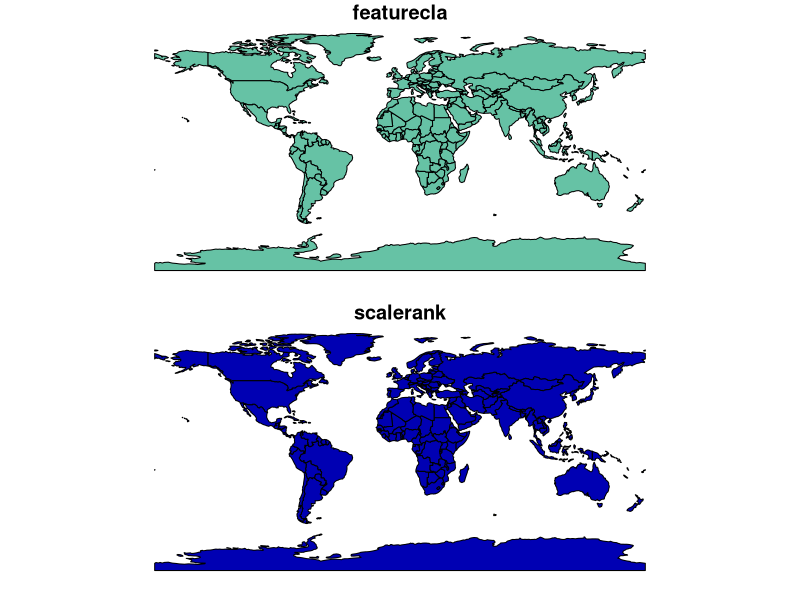
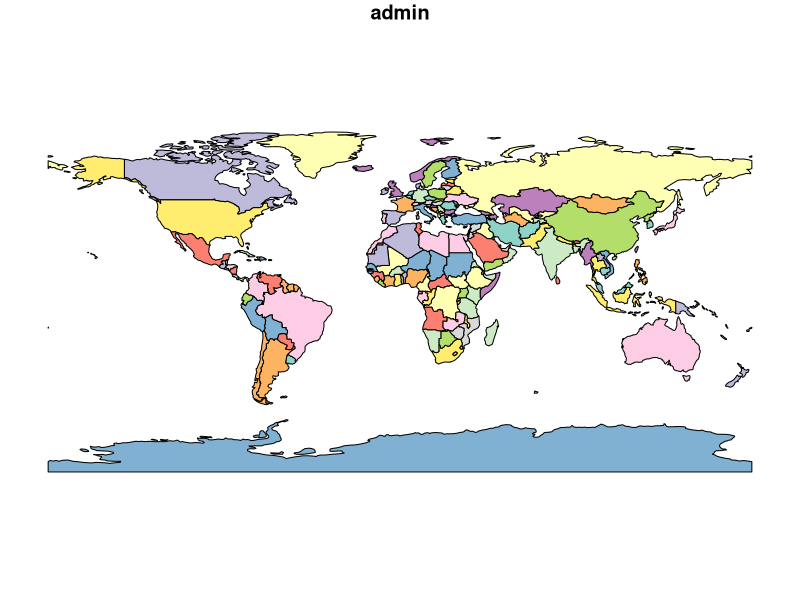
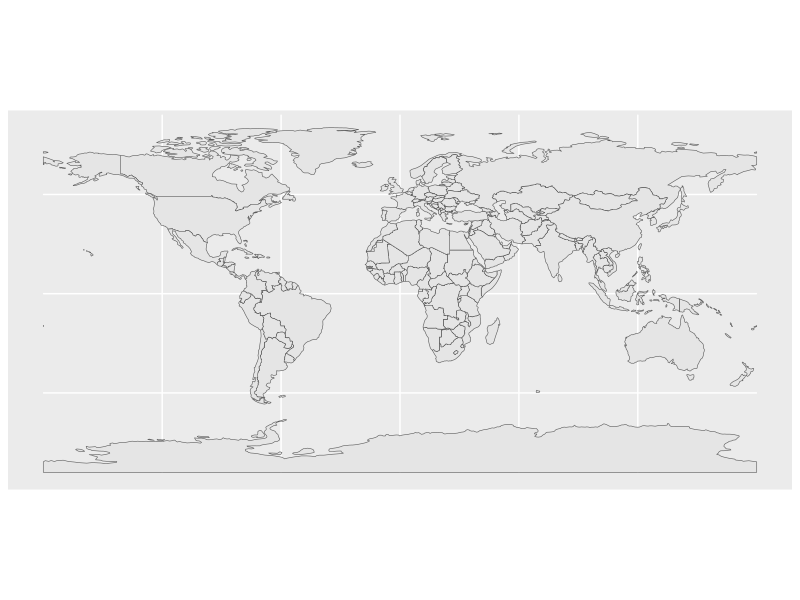
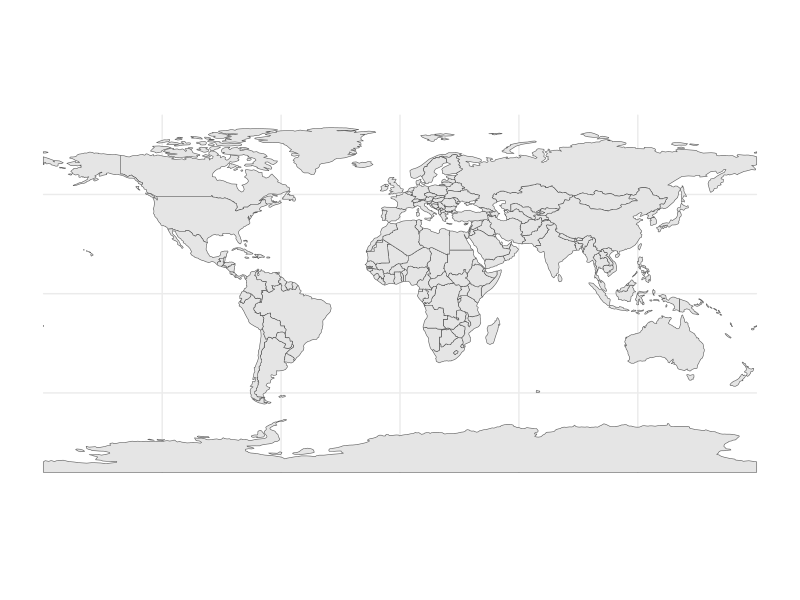
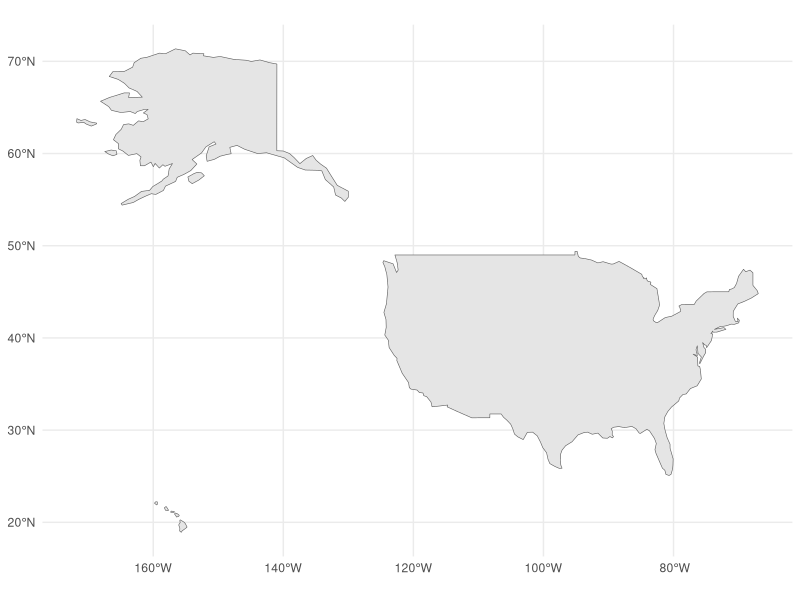
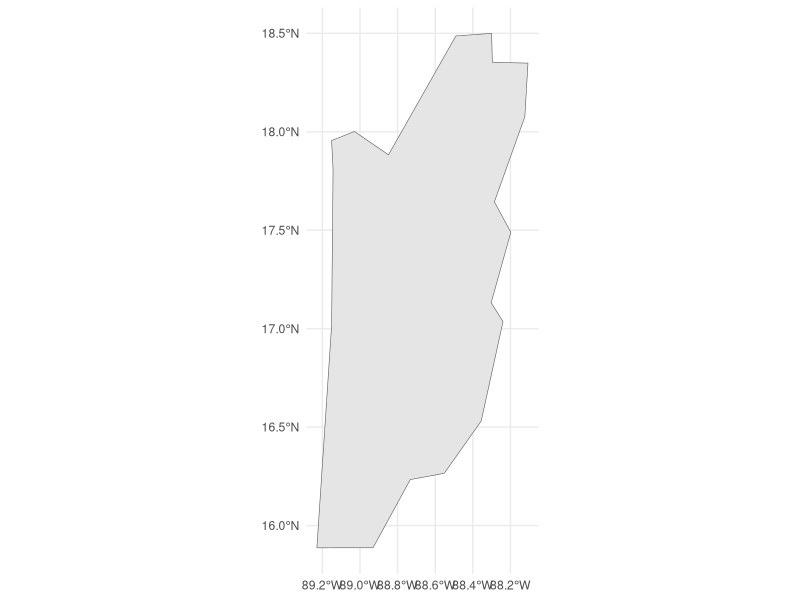

R code for these plots, in order: (Note: this script raises an error after producing the figures.)
#
# Packages
#

# install.packages(c("dplyr", "tidyr", "ggplot2", "rnaturalearth", "sf"), dependencies=TRUE)

library(rnaturalearth)
library(dplyr)
library(ggplot2)
library(sf)

#
# Boundaries
#

# Load the world country data boundaries from Natural Earth https://www.naturalearthdata.com/
# Make sure the returned object is of class sf
world <- ne_countries(returnclass = "sf")
# If you view world, you can see that it looks like a regular data frame, with an additional geometry column, which holds the geometry
View(world)

# The sf package comes with plot function. Use max.plot to limit the numbers of attributes to be plotted
plot(world, max.plot = 2)
# Alternatively, you can use dplyr::select() to select the attribute that you would like to plot
plot(select(world, admin))

# Plotting sf objects with ggplot2 is done with geom_sf()
ggplot(data = world) +
  geom_sf()

# Apply the ggplot theme_minimal() style and store the map in the map variable
map <- ggplot(data = world) +
  geom_sf() +
  theme_minimal()
# Plot the map variable
map

# You can update the plotted data with the %+% operator, and with filter() you can filter out single countries
map %+% filter(world, admin == "United States of America")

# For smaller countries you'll notice that the country outline startst to look "jagged"
map %+% filter(world, admin == "Belize")

# Load the 1:10m scale boundary data from Natural Earth
world.hires <- read_sf('data/natural_earth/ne_10m_admin_0_countries/ne_10m_admin_0_countries.shp')
belize.hires <- filter(world.hires, ADMIN == "Belize")
map %+% belize.hires

## With the ne_states function of the rnaturalearth package, you can get subnational administrative boundaries of countries
united.states <- ne_states(country = "United States of America", returnclass = "sf")
map %+% united.states
brazil.states <- ne_states(country = "Brazil", returnclass = "sf")
map %+% brazil.states

## Projections

# Get the coordinate reference system of a sf object with st_crs()
st_crs(world)

## Set the projection of a ggplot2 map with coord_sf()
#World Robinson
map %+% world +
  coord_sf(crs = 54030)
#Bonne
map %+% world +
  coord_sf(crs = 54024)
#Mollweide
map %+% world +
  coord_sf(crs = 54009)

#When no crs is specified, the crs of the first data layer is used (in this case that is WGS84)
map %+% world +
  coord_sf()

## Projections
# Filter out European countries
europe <- filter(world, continent == "Europe")
map %+% europe

# Set the map extent with xlim and ylim
map %+% europe +
  coord_sf(xlim = c(-10,40), ylim = c(30,80))

# Europe in the ETRS89 Lambert Azimuthal Equal-Area projection crs
map %+% europe +
  coord_sf(xlim = c(2500000, 6000000), ylim =c(1150000, 5500000), crs = 3035)

# Conterminous USA in the USA Contiguous Albers Equal Area Conic CRS (EPSG 102003)
united.states <- ne_states(country = "United States of America", returnclass = "sf")
map %+% filter(united.states, name != "Alaska", name != "Hawaii") +
  coord_sf(crs = 102003)

map %+% united.states + coord_sf(crs = 102003)
